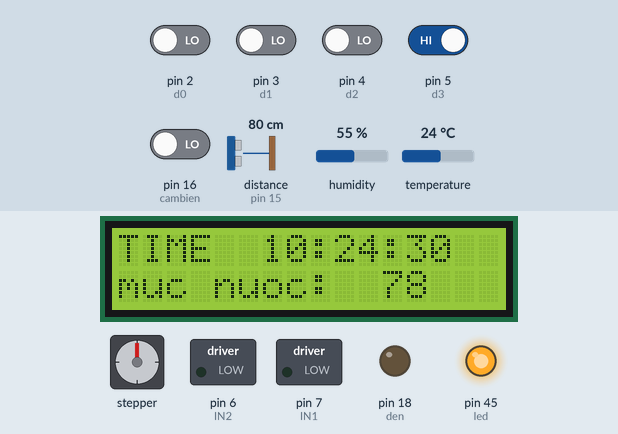
Bench run of a sketch on a simulated Arduino Mega 2560, built with avr-gcc and run on an emulated ATmega2560. Shown: 16×2 character LCD, stepper motor, switched loads named in the sketch (green lamp = pin HIGH), output pins drawn as LEDs (lit = HIGH). Wiring (inferred from the names in the program): ultrasonic range finder: trigger pin 14; echo pin 15. The inputs (shaded band) are chosen by the test bench; at power-on: pin 5 (d3) HIGH, pin 2 (d0), pin 3 (d1), pin 4 (d2), pin 16 (cambien) LOW, distance to the obstacle (sensor on pin 15) 80 cm, humidity 55 %, temperature 24 °C. The echo pulse lasts 58.3 µs per cm; the local clock reads 2024-03-15 10:24:30 at power-on unless the sketch sets it; stepper angles assume 2048 steps per turn; pins used as bus, display or sensor lines are not drawn; what the sketch prints to the serial monitor is not drawn.

Above: at 1.4 s.
1.5 s: pin 4 (d2) driven HIGH
At 2.9 s:
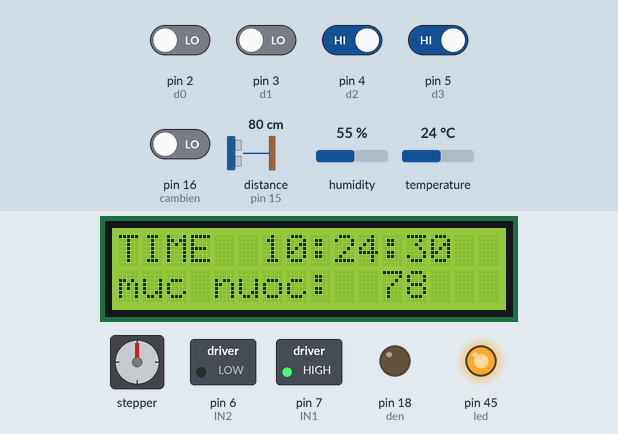
3.6 s: pin 2 (d0) driven HIGH
At 8.49 s:
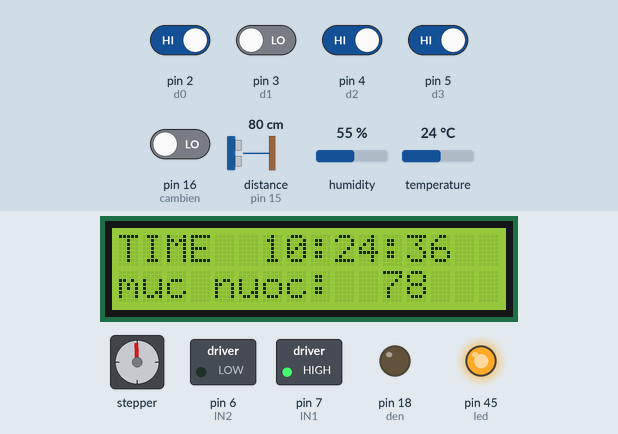
8.8 s: pin 4 (d2) driven LOW
At 11.0 s:
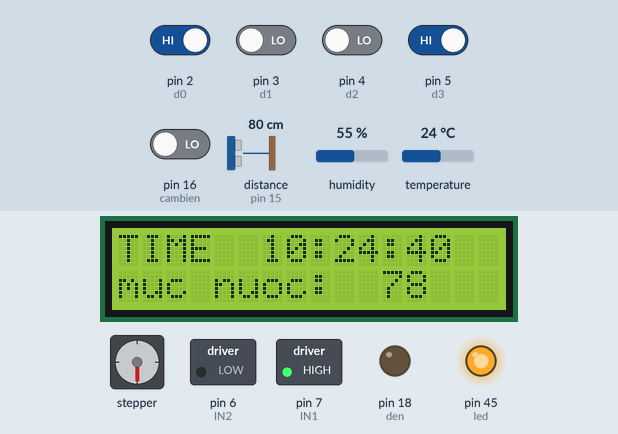
11.4 s: pin 16 (cambien) driven HIGH
At 14.3 s:
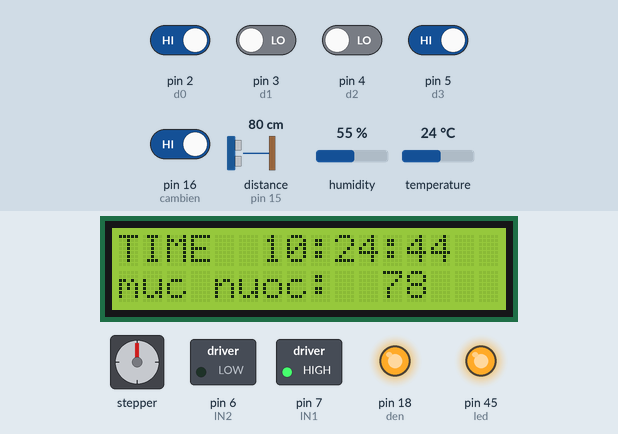
14.4 s: pin 5 (d3) driven LOW
At 17.9 s:
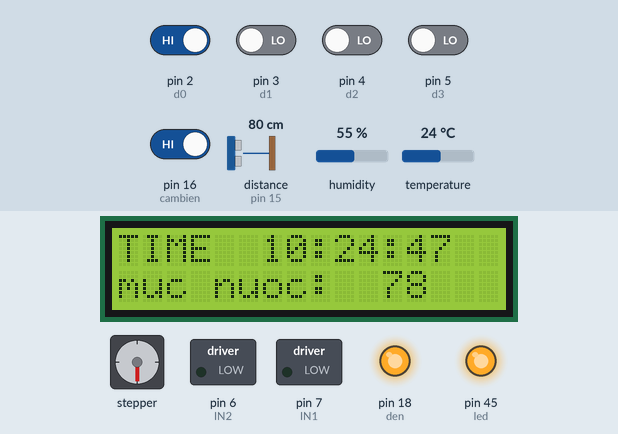
18.0 s: pin 16 (cambien) driven LOW
At 22.5 s:
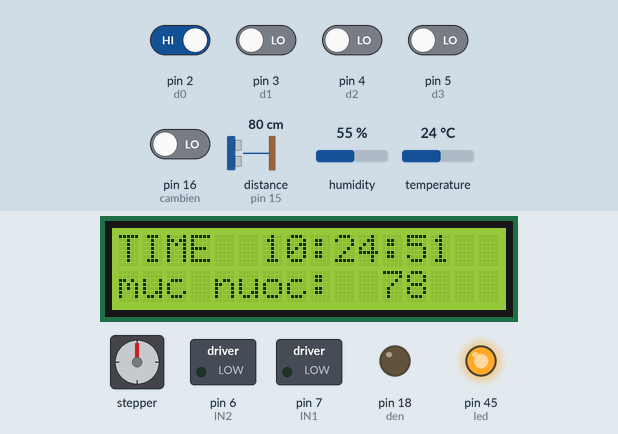
Timing chart, 0 to 24.7 s (numbered marks = the images above; inputs shaded):
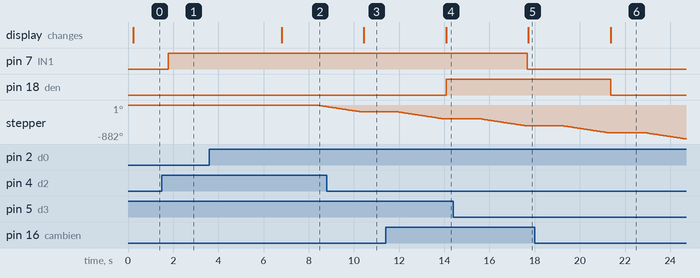

Measured:
- after the input at 1.5 s, pin 7 (IN1): LOW → HIGH after 0.27 s
- after the input at 3.6 s, stepper: turns 41° counter-clockwise in 0.43 s, starting after 4.7 s
- after the input at 8.8 s, the display: changes after 1.6 s (image 3)
- after the input at 11.4 s, pin 18 (den): LOW → HIGH after 2.7 s
- after the input at 14.4 s, pin 7 (IN1): HIGH → LOW after 3.3 s
- after the input at 18.0 s, pin 18 (den): HIGH → LOW after 3.4 s

The sketch:

ho123.ino
```cpp
#define IN1 7
#define IN2 6
#define MAX_SPEED 255 //từ 0-255
#define MIN_SPEED 0

int d3=5; ////////////////////////////////////
int d3f=0;
int ld1=8;
int ld2=9;
int ld3=10;
int ld4=11;
int d0=2;
int d0f=0;
int d1=3;
int d1f=0;
int d2=4;
int d2f=0;
/////////////////////
const int trig = 14; ////////////////////////
const int echo=15; ///////////////////////
const int  sda = 1;
const int scl = 2;
int cambien = 16; ////////////////////
int giatri;
int den = 18;  ///////////////////////////
unsigned long thoigian;
int khoangcach;

#include "Stepper.h"
const int stepsPerRevolution = 2048;
Stepper myStepper = Stepper(stepsPerRevolution, 8, 10, 9, 11);
Stepper myStepper2 = Stepper(stepsPerRevolution, 8, 10, 9, 11);

#include "RTClib.h"
#include <Wire.h>
#include <LiquidCrystal_I2C.h>
LiquidCrystal_I2C lcd(0x3F,16,2); //LCD 16x02, địa chỉ I2C là 0X27
RTC_DS1307 rtc;
char daysOfTheWeek[7][12] = {"Sun", "Mon", "Tue", "Wed", "Thu", "Fri", "Sat"};
//////////////////////////////////////////////////////////////////////////////////////////////
#include <SoftwareSerial.h>
SoftwareSerial bt(12,13);
//SoftwareSerial Bluetooth(50,51);
#define led 45

#include <LiquidCrystal.h> //không cần hiển thị lên
#include "dht.h"
#define dataPin A0      // xác định lại chân
dht DHT;

int temp;
int hum;
                                              //int mucnuoc;   /Value // cảm biến siêu âm
char blt=0;                                             //int khach;    /ON/OF //cảm biến ánh sáng
                                              //char Incoming_value=0;
                                              //pinMode(AA,OUTPUT);//BẬT TẮT ĐÈN
                                              //pinMode(BB,OUTPUT);//DI CHUYỂN
                                              //pinMode(CC,OUTPUT);//BƠM NƯỚC
                                              //pinMode(DD,OUTPUT);//NÂNG HẠ( STEP motor)
////////////////////////////////////////////////////////////////////////////////////////////
//#include <SPI.h>
//#include <MFRC522.h>

//#define RST_PIN         46
//#define SS_PIN          53

//int UID[4], i;

//int ID1[4] = {234, 95, 235, 173 }; //Thẻ bật tắt đèn
//int sang = 17;

//int dem = 0;

//MFRC522 mfrc522(SS_PIN, RST_PIN);
///////////////////////////////////////////////////////////////////////////////////////////////////////////////


void setup() {
  //{

   // Serial.begin(9600);

    //pinMode(sang, OUTPUT);
   // digitalWrite(sang, LOW);

   // SPI.begin();
 //   mfrc522.PCD_Init();
//
//}


 Serial.begin(9600);
Serial.println("Ready");
 bt.begin(9600);
 bt.println("Ready");
pinMode(led, OUTPUT);
 digitalWrite(led, HIGH);


{
Serial.begin(9600);
pinMode(IN1, OUTPUT);
pinMode(IN2, OUTPUT);
pinMode(d1,INPUT);
pinMode(d2,INPUT);
pinMode(d3,INPUT);
pinMode(d0,INPUT);
pinMode(ld1,OUTPUT);
pinMode(ld2,OUTPUT);
pinMode(ld3,OUTPUT);
pinMode(ld4,OUTPUT);
pinMode(cambien, INPUT);
pinMode(den,OUTPUT);
digitalWrite(den,LOW);
myStepper.setSpeed(15);
myStepper2.setSpeed(15);
}
lcd.begin (16,2);  // initialize the lcd
  lcd.backlight();//To Power ON the back light
  if (! rtc.begin())
  {
    lcd.print("Couldn't find RTC");
    while (1);
  }
if (! rtc.isrunning())
  {
    lcd.print("RTC is NOT running!");
  }

  Serial.begin(9600); //Mở cổng Serial ở 9600
  pinMode(trig, OUTPUT); //Chân trig xuất tín hiệu
  pinMode(echo, INPUT); //Chân echo nhận tín hiệu

   lcd.init();
  // Print a message to the LCD.
  lcd.backlight();
  lcd.setCursor(2,1);
  lcd.init(); //Khởi động LCD
  lcd.backlight(); //Bật đèn nền
  lcd.setCursor(1,0); //Cột 1, hàng 0
}

void motor_1_Dung() {
    digitalWrite(IN1, LOW);
    digitalWrite(IN2, LOW);
}

void motor_1_Tien(int speed) { //speed: từ 0 - MAX_SPEED
    speed = constrain(speed, MIN_SPEED, MAX_SPEED);//đảm báo giá trị nằm trong một khoảng từ 0 - MAX_SPEED - http://arduino.vn/reference/constrain
    digitalWrite(IN1, HIGH);// chân này không có PWM
    analogWrite(IN2, 255 - speed);
}

void motor_1_Lui(int speed) {
    speed = constrain(speed, MIN_SPEED, MAX_SPEED);//đảm báo giá trị nằm trong một khoảng từ 0 - MAX_SPEED - http://arduino.vn/reference/constrain
    digitalWrite(IN1, LOW);// chân này không có PWM
    analogWrite(IN2, speed);
}
//////////////////////////////////////////////


void loop(){
  {
{
  if(digitalRead(d0)==HIGH && d0f==0) {
    myStepper2.step(-stepsPerRevolution / 2);
  delay(50);
  }
  else if(digitalRead(d1)==HIGH && d1f==0) {
myStepper.step(2 * stepsPerRevolution);
  delay(50);
  }
  if(digitalRead(d2)==HIGH && d2f==0) {
    motor_1_Tien(MAX_SPEED); // motor 1 tiến
  delay(5000);
  }
  if(digitalRead(d3)==LOW && d3f==0) {
     motor_1_Dung();
     delay(10);
  }
}
////////////////////////////////////////////////////////////
{
  digitalWrite(trig,0); //Tắt chân trig
  delayMicroseconds(2);
  digitalWrite(trig,1); //bật chân trig để phát xung
  delayMicroseconds(10); //Xung có độ rộng là 10 microsecond
  digitalWrite(trig,0);
  thoigian = pulseIn (echo, HIGH);
  khoangcach = int(thoigian / 2 / 29.412);
  Serial.print("Khoảng cách: ");
  Serial.print(khoangcach);
  Serial.println("cm");

  lcd.setCursor(0,1);
  lcd.print("muc nuoc:");
  lcd.setCursor(11,1);
  lcd.print(khoangcach);
  if (khoangcach < 10)
  {
    lcd.setCursor(12,1);
    lcd.print(" ");
  }

  if (khoangcach >= 10 && khoangcach < 100)
  {
    lcd.setCursor(13,1);
    lcd.print(" ");
  }
  {
    DateTime now = rtc.now();
    lcd.setCursor(0, 0);
     lcd.print("TIME  ");
    if(now.hour()<=9)
    {
      lcd.print("0");
      lcd.print(now.hour());
    }
    else {
     lcd.print(now.hour());
    }
    lcd.print(':');
    if(now.minute()<=9)
    {
      lcd.print("0");
      lcd.print(now.minute());
    }
    else {
     lcd.print(now.minute());
    }
    lcd.print(':');
    if(now.second()<=9)
    {
      lcd.print("0");
      lcd.print(now.second());
    }
    else {
     lcd.print(now.second());
    }
    lcd.print("   ");
}
{
  giatri = digitalRead(cambien); //Đọc giá trị digital từ cảm biến và gán vào biến giatri

  if (giatri == 1) //Nếu giá trị đọc từ cảm biến là 1
  {
    Serial.print("Có người ");
    digitalWrite(den,HIGH); //Đèn bật
  }
  else
  {
    Serial.print("Không có người");
    digitalWrite(den,LOW); //Đèn tắt
  }
  Serial.print("     Giá trị cảm biến là: ");
  Serial.println(giatri);
  Serial.println("  ");
}
  delay(500);

}
}

{
 if(bt.available()>0)
 {
 blt = bt.read();
 Serial.println("3333333333");
  if(blt==2)
  {
    digitalWrite(led, LOW);
   Serial.println("000000000");
  }
  else if(blt==3)
  {
    digitalWrite(led, HIGH);
    Serial.println("11111111");
  }
 }
}
  int readData = DHT.read11(dataPin);

  hum = DHT.humidity;
  temp = DHT.temperature;


 bt.print(temp);//send distance to MIT App
 bt.print(";");
 bt.print(hum); //send distance to MIT App
 bt.println(";");
// bt.println("0");//khoản cách sensor siêu âm
 //bt.println(";");
// bt.println("YES");//YES  OR NO
// bt.println(";");
                                                     // bt.print(mucnuoc); //send distance to MIT App value giá trị mức nước
                                                     //bt.println(";");
                                                     // bt.print(khach); //send distance to MIT App ON/OFF Giá trị cảm biến ánh sáng
                                                     //bt.println(";");
                                                     //        }
                                                     //      {
                                                      //            if(Incoming_value=='1BT')
                                                      //            digitalWrite(AA,HIGH);  //Bật đèn
                                                     //             else if(Incoming_value=='0BT')
                                                     //             digitalWrite(AA,LOW);   //TẮT đèn
                                                     //             if(Incoming_value==1DC')
                                                      //            digitalWrite(BB,HIGH);  //Bật cánh quạt nước
                                                     //             else if(Incoming_value=='0BT')
                                                     //             digitalWrite(BB,LOW);    //Tắt cánh quạt nước
                                                     //             if(Incoming_value=1BN')
                                                      //            digitalWrite(CC,HIGH);   //Bật bơm nước
                                                     //             else if(Incoming_value=='0BN')
                                                     //             digitalWrite(CC,LOW);    //Tắt bơm nước
                                                     //             if(Incoming_value=1NH')
                                                      //            digitalWrite(DD,HIGH);    //Chạy step +
                                                     //             else if(Incoming_value==0NH')
                                                     //             digitalWrite(DD,LOW);     //Chạy Step -

                                                    //        }
  //{

//  if ( ! mfrc522.PICC_IsNewCardPresent())
 // {
   // return;
 // }

//  if ( ! mfrc522.PICC_ReadCardSerial())
//  {
    //return;
 // }

 // Serial.print("UID của thẻ: ");

 // for (byte i = 0; i < mfrc522.uid.size; i++)
///  {
  //  Serial.print(mfrc522.uid.uidByte[i] < 0x10 ? " 0" : " ");
   // UID[i] = mfrc522.uid.uidByte[i];
  //  Serial.print(UID[i]);
  //}
//
 // Serial.println("   ");

 // if (UID[i] == ID1[i])
//  {
    //dem ++;
   // Serial.print("Biến Đếm: ");
   // Serial.println(dem);

    //  if ( (dem % 2) == 1) //Số lẻ đèn ON
   //   {
      //  digitalWrite(sang, HIGH);
      //  Serial.println("ĐÈN ON");
     // }
    //  else
    //  {
      //  digitalWrite(sang, LOW);
      //  Serial.println("ĐÈN OFF");
 //     }
//  }
 //
 // else
//  {
  //  Serial.println("SAI THẺ........");
 // }

 // mfrc522.PICC_HaltA();
//  mfrc522.PCD_StopCrypto1();

//}
  delay(1000);
}
```
